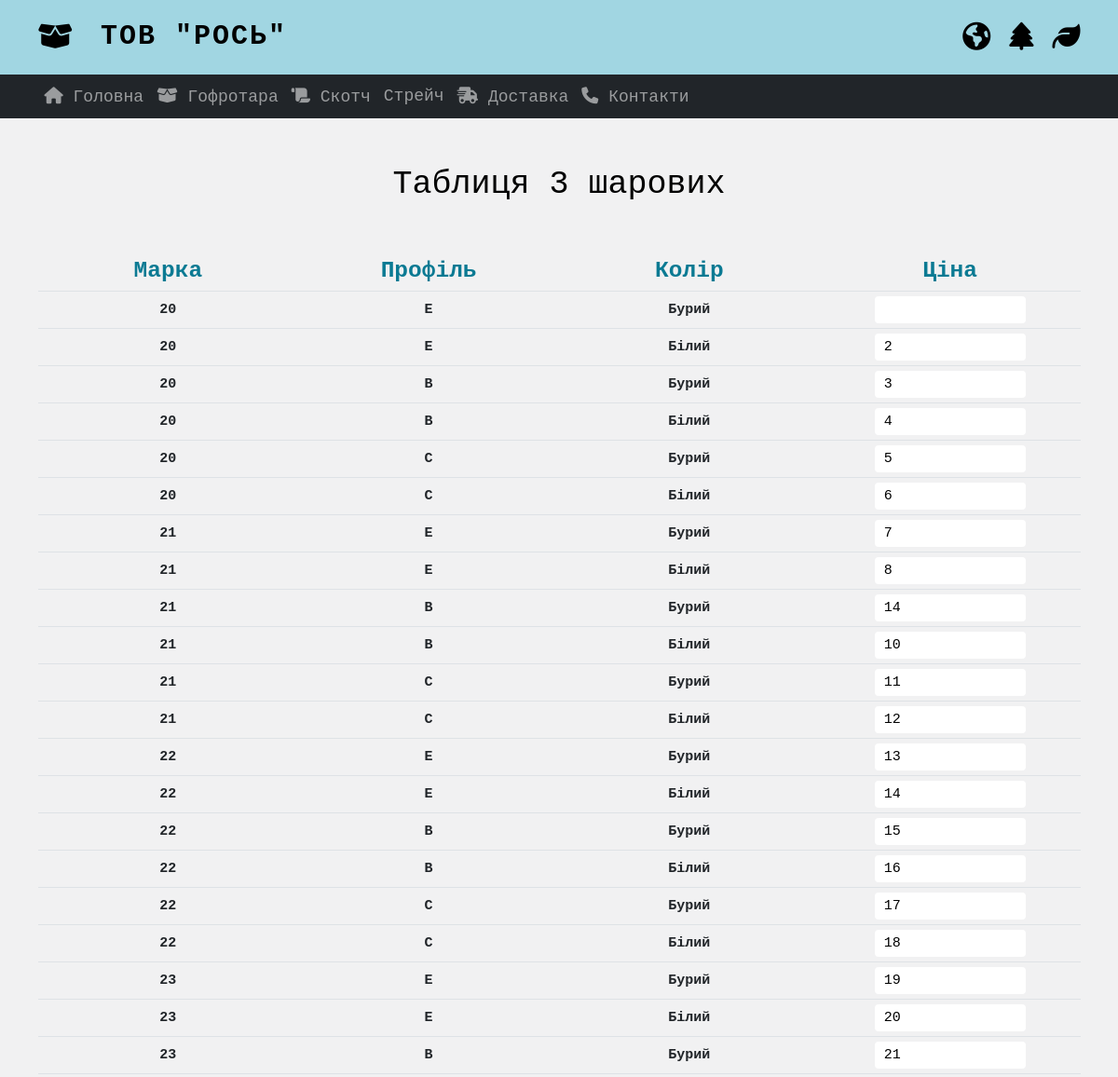
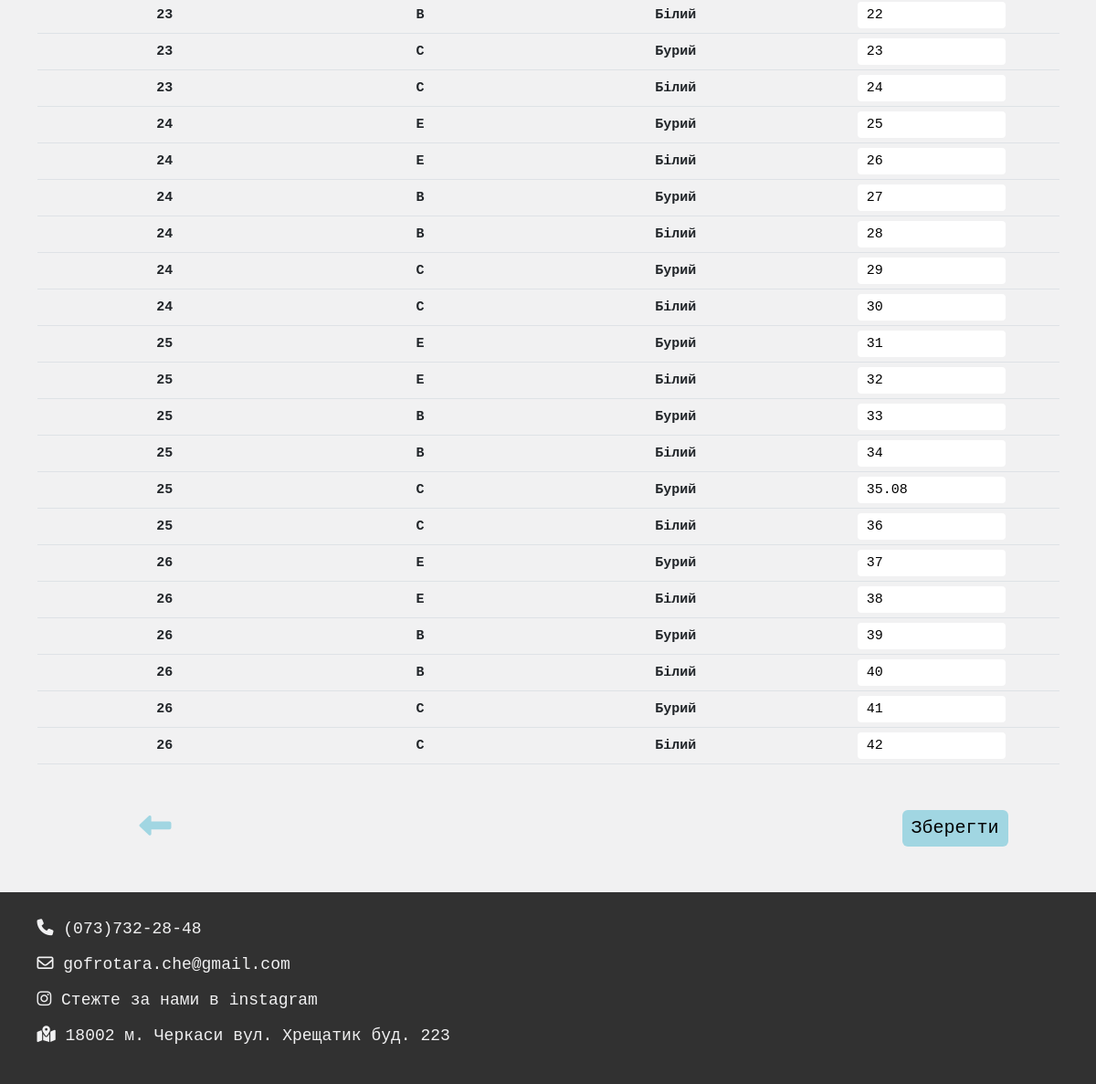
The app's page /prices/20/ with its own data (2 pictures, top to bottom).
### calculations/models.py (models this page shows)
class Prices20(models.Model):
    mark = models.CharField(max_length=10)
    color = models.CharField(max_length=10)
    profile = models.CharField(max_length=10)
    price = models.CharField(max_length=10)

### calculations/views.py (the view)
# urls.py: path('prices/20/', views.prices20, name='prices20'),
def prices20(request):
    template = loader.get_template('calculations/prices20.html')
    data = {}
    for mark in range(20, 27):
        for profile in ('E', 'B', 'C'):
            for color in ('white', 'brown'):
                data[f'{mark}_{profile}_{color}'] = Prices20.objects.get(mark=mark, profile=profile, color=color).price
    context = {
        'data': data
    }
    return HttpResponse(template.render(context, request))

### calculations/templates/calculations/prices20.html (shortened to what this page needs)
{% extends 'calculations/layout.html' %}
{% load static %}
{% block css_links %}
<link rel="stylesheet" href="{% static 'calculations/css/valve.css' %}">
<link rel="stylesheet" href="{% static 'calculations/css/prices.css' %}">
{% endblock %}
{% block main_content %}
<div class="container-md">
    <h1 class="title h1">Таблиця 3 шарових</h1>
    <form action="save" method="post">
        <table class="table">
            <tr class="table__row">
                <th class="header-item h3">Марка</th>
                <th class="header-item h3">Профіль</th>
                <th class="header-item h3">Колір</th>
                <th class="header-item h3">Ціна</th>
            </tr>
            <tr class="table__row">
                <td>20</td>
                <td>E</td>
                <td>Бурий</td>
                <td><input type="number" name="20_E_brown" value="{{ data.20_E_brown }}" class="table__input" step="0.01" min="0"></td>
            </tr>
            <tr class="table__row">
                <td>20</td>
                <td>E</td>
                <td>Білий</td>
                <td><input type="number" name="20_E_white" value="{{ data.20_E_white }}" class="table__input" step="0.01" min="0"></td>
            </tr>
            <tr class="table__row">
                <td>20</td>
                <td>B</td>
                <td>Бурий</td>
                <td><input type="number" name="20_B_brown" value="{{ data.20_B_brown }}" class="table__input" step="0.01" min="0"></td>
            </tr>
            <tr class="table__row">
                <td>20</td>
                <td>B</td>
                <td>Білий</td>
                <td><input type="number" name="20_B_white" value="{{ data.20_B_white }}" class="table__input" step="0.01" min="0"></td>
            </tr>
            <tr class="table__row">
                <td>20</td>
                <td>C</td>
                <td>Бурий</td>
                <td><input type="number" name="20_C_brown" value="{{ data.20_C_brown }}" class="table__input" step="0.01" min="0"></td>
            </tr>
            <tr class="table__row">
                <td>20</td>
                <td>C</td>
                <td>Білий</td>
                <td><input type="number" name="20_C_white" value="{{ data.20_C_white }}" class="table__input" step="0.01" min="0"></td>
            </tr>
            <tr class="table__row">
                <td>21</td>
                <td>E</td>
                <td>Бурий</td>
                <td><input type="number" name="21_E_brown" value="{{ data.21_E_brown }}" class="table__input" step="0.01" min="0"></td>
            </tr>
            <tr class="table__row">
                <td>21</td>
                <td>E</td>
                <td>Білий</td>
                <td><input type="number" name="21_E_white" value="{{ data.21_E_white }}" class="table__input" step="0.01" min="0"></td>
            </tr>
            <tr class="table__row">
                <td>21</td>
                <td>B</td>
                <td>Бурий</td>
                <td><input type="number" name="21_B_brown" value="{{ data.21_B_brown }}" class="table__input" step="0.01" min="0"></td>
            </tr>
            <tr class="table__row">
                <td>21</td>
                <td>B</td>
                <td>Білий</td>
                <td><input type="number" name="21_B_white" value="{{ data.21_B_white }}" class="table__input" step="0.01" min="0"></td>
            </tr>
            <tr class="table__row">
                <td>21</td>
                <td>C</td>
                <td>Бурий</td>
                <td><input type="number" name="21_C_brown" value="{{ data.21_C_brown }}" class="table__input" step="0.01" min="0"></td>
            </tr>
            <tr class="table__row">
                <td>21</td>
                <td>C</td>
                <td>Білий</td>
                <td><input type="number" name="21_C_white" value="{{ data.21_C_white }}" class="table__input" step="0.01" min="0"></td>
            </tr>
            <tr class="table__row">
                <td>22</td>
                <td>E</td>
                <td>Бурий</td>
                <td><input type="number" name="22_E_brown" value="{{ data.22_E_brown }}" class="table__input" step="0.01" min="0"></td>
            </tr>
            <tr class="table__row">
                <td>22</td>
                <td>E</td>
                <td>Білий</td>
                <td><input type="number" name="22_E_white" value="{{ data.22_E_white }}" class="table__input" step="0.01" min="0"></td>
            </tr>
            <tr class="table__row">
                <td>22</td>
                <td>B</td>
                <td>Бурий</td>
                <td><input type="number" name="22_B_brown" value="{{ data.22_B_brown }}" class="table__input" step="0.01" min="0"></td>
            </tr>
            <tr class="table__row">
                <td>22</td>
                <td>B</td>
                <td>Білий</td>
                <td><input type="number" name="22_B_white" value="{{ data.22_B_white }}" class="table__input" step="0.01" min="0"></td>
            </tr>
            <tr class="table__row">
                <td>22</td>
                <td>C</td>
                <td>Бурий</td>
                <td><input type="number" name="22_C_brown" value="{{ data.22_C_brown }}" class="table__input" step="0.01" min="0"></td>
            </tr>
            <tr class="table__row">
                <td>22</td>
                <td>C</td>
                <td>Білий</td>
                <td><input type="number" name="22_C_white" value="{{ data.22_C_white }}" class="table__input" step="0.01" min="0"></td>
            </tr>
            <tr class="table__row">
                <td>23</td>
                <td>E</td>
                <td>Бурий</td>
                <td><input type="number" name="23_E_brown" value="{{ data.23_E_brown }}" class="table__input" step="0.01" min="0"></td>
            </tr>
            <tr class="table__row">
                <td>23</td>
                <td>E</td>
                <td>Білий</td>
                <td><input type="number" name="23_E_white" value="{{ data.23_E_white }}" class="table__input" step="0.01" min="0"></td>
            </tr>
            <tr class="table__row">
                <td>23</td>
                <td>B</td>
                <td>Бурий</td>
                <td><input type="number" name="23_B_brown" value="{{ data.23_B_brown }}" class="table__input" step="0.01" min="0"></td>
            </tr>
            <tr class="table__row">
                <td>23</td>
                <td>B</td>
                <td>Білий</td>
                <td><input type="number" name="23_B_white" value="{{ data.23_B_white }}" class="table__input" step="0.01" min="0"></td>
            </tr>
            <tr class="table__row">
                <td>23</td>
                <td>C</td>
                <td>Бурий</td>
                <td><input type="number" name="23_C_brown" value="{{ data.23_C_brown }}" class="table__input" step="0.01" min="0"></td>
            </tr>
            <tr class="table__row">
                <td>23</td>
                <td>C</td>
                <td>Білий</td>
                <td><input type="number" name="23_C_white" value="{{ data.23_C_white }}" class="table__input" step="0.01" min="0"></td>
            </tr>
            <tr class="table__row">
                <td>24</td>
                <td>E</td>
                <td>Бурий</td>
                <td><input type="number" name="24_E_brown" value="{{ data.24_E_brown }}" class="table__input" step="0.01" min="0"></td>
            </tr>
            <tr class="table__row">
                <td>24</td>
                <td>E</td>
                <td>Білий</td>
                <td><input type="number" name="24_E_white" value="{{ data.24_E_white }}" class="table__input" step="0.01" min="0"></td>
            </tr>
            <tr class="table__row">
                <td>24</td>
                <td>B</td>
                <td>Бурий</td>
                <td><input type="number" name="24_B_brown" value="{{ data.24_B_brown }}" class="table__input" step="0.01" min="0"></td>
            </tr>
            <tr class="table__row">
                <td>24</td>
                <td>B</td>
                <td>Білий</td>
                <td><input type="number" name="24_B_white" value="{{ data.24_B_white }}" class="table__input" step="0.01" min="0"></td>
            </tr>
            <tr class="table__row">
                <td>24</td>
                <td>C</td>
                <td>Бурий</td>
                <td><input type="number" name="24_C_brown" value="{{ data.24_C_brown }}" class="table__input" step="0.01" min="0"></td>
            </tr>
            <tr class="table__row">
                <td>24</td>
                <td>C</td>
                <td>Білий</td>
                <td><input type="number" name="24_C_white" value="{{ data.24_C_white }}" class="table__input" step="0.01" min="0"></td>
            </tr>
            <tr class="table__row">
                <td>25</td>
                <td>E</td>
                <td>Бурий</td>
                <td><input type="number" name="25_E_brown" value="{{ data.25_E_brown }}" class="table__input" step="0.01" min="0"></td>
            </tr>
            <tr class="table__row">
                <td>25</td>
                <td>E</td>
                <td>Білий</td>
                <td><input type="number" name="25_E_white" value="{{ data.25_E_white }}" class="table__input" step="0.01" min="0"></td>
            </tr>
            <tr class="table__row">
                <td>25</td>
                <td>B</td>
                <td>Бурий</td>
                <td><input type="number" name="25_B_brown" value="{{ data.25_B_brown }}" class="table__input" step="0.01" min="0"></td>
            </tr>
            <tr class="table__row">
                <td>25</td>
                <td>B</td>
                <td>Білий</td>
                <td><input type="number" name="25_B_white" value="{{ data.25_B_white }}" class="table__input" step="0.01" min="0"></td>
            </tr>
            <tr class="table__row">
                <td>25</td>
                <td>C</td>
                <td>Бурий</td>
                <td><input type="number" name="25_C_brown" value="{{ data.25_C_brown }}" class="table__input" step="0.01" min="0"></td>
            </tr>
            <tr class="table__row">
                <td>25</td>
                <td>C</td>
                <td>Білий</td>
                <td><input type="number" name="25_C_white" value="{{ data.25_C_white }}" class="table__input" step="0.01" min="0"></td>
            </tr>
            <tr class="table__row">
                <td>26</td>
                <td>E</td>
                <td>Бурий</td>
                <td><input type="number" name="26_E_brown" value="{{ data.26_E_brown }}" class="table__input" step="0.01" min="0"></td>
            </tr>
            <tr class="table__row">
                <td>26</td>
                <td>E</td>
                <td>Білий</td>
                <td><input type="number" name="26_E_white" value="{{ data.26_E_white }}" class="table__input" step="0.01" min="0"></td>
            </tr>
            <tr class="table__row">
                <td>26</td>
                <td>B</td>
                <td>Бурий</td>
                <td><input type="number" name="26_B_brown" value="{{ data.26_B_brown }}" class="table__input" step="0.01" min="0"></td>
            </tr>
            <tr class="table__row">
                <td>26</td>
                <td>B</td>
                <td>Білий</td>
                <td><input type="number" name="26_B_white" value="{{ data.26_B_white }}" class="table__input" step="0.01" min="0"></td>
            </tr>
            <tr class="table__row">
                <td>26</td>
                <td>C</td>
                <td>Бурий</td>
                <td><input type="number" name="26_C_brown" value="{{ data.26_C_brown }}" class="table__input" step="0.01" min="0"></td>
            </tr>
            <tr class="table__row">
                <td>26</td>
                <td>C</td>
                <td>Білий</td>
                <td><input type="number" name="26_C_white" value="{{ data.26_C_white }}" class="table__input" step="0.01" min="0"></td>
            </tr>
        </table>
        <button type="submit" class="submit_button">Зберегти</button>
    </form>
    <a href="{% url 'prices' %}"><i class="fa-solid fa-left-long arr-back"></i></a>
</div>
{% endblock %}

### records on screen
Prices20: 21_B_brown "14"
Prices20: 21_B_white "10"
Prices20: 21_C_brown "11"
Prices20: 21_C_white "12"
Prices20: 22_E_brown "13"
Prices20: 22_E_white "14"
Prices20: 22_B_brown "15"
Prices20: 22_B_white "16"
Prices20: 22_C_brown "17"
Prices20: 22_C_white "18"
Prices20: 23_E_brown "19"
Prices20: 23_E_white "20"
Prices20: 23_B_brown "21"
Prices20: 23_B_white "22"
Prices20: 23_C_brown "23"
Prices20: 23_C_white "24"
Prices20: 24_E_brown "25"
Prices20: 24_E_white "26"
Prices20: 24_B_brown "27"
Prices20: 24_B_white "28"
Prices20: 24_C_brown "29"
Prices20: 24_C_white "30"
Prices20: 25_E_brown "31"
Prices20: 25_E_white "32"
Prices20: 25_B_brown "33"
Prices20: 25_B_white "34"
Prices20: 25_C_brown "35.08"
Prices20: 25_C_white "36"
Prices20: 26_E_brown "37"
Prices20: 26_E_white "38"
Prices20: 26_B_brown "39"
Prices20: 26_B_white "40"
Prices20: 26_C_brown "41"
Prices20: 26_C_white "42"
